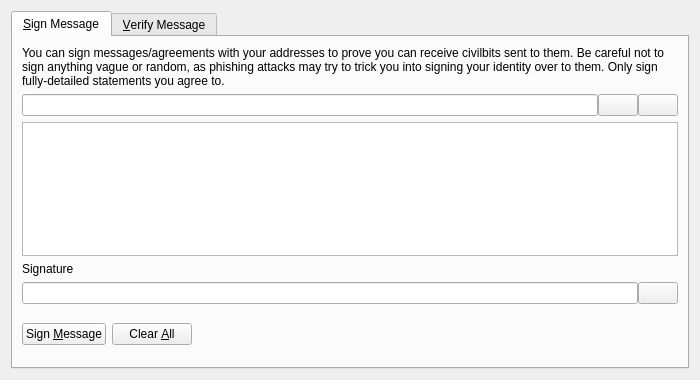
<?xml version="1.0" encoding="UTF-8"?>
<ui version="4.0">
 <class>SignVerifyMessageDialog</class>
 <widget class="QDialog" name="SignVerifyMessageDialog">
  <property name="geometry">
   <rect>
    <x>0</x>
    <y>0</y>
    <width>700</width>
    <height>380</height>
   </rect>
  </property>
  <property name="windowTitle">
   <string>Signatures - Sign / Verify a Message</string>
  </property>
  <property name="modal">
   <bool>true</bool>
  </property>
  <layout class="QVBoxLayout" name="verticalLayout">
   <item>
    <widget class="QTabWidget" name="tabWidget">
     <property name="currentIndex">
      <number>0</number>
     </property>
     <widget class="QWidget" name="tabSignMessage">
      <attribute name="title">
       <string>&amp;Sign Message</string>
      </attribute>
      <layout class="QVBoxLayout" name="verticalLayout_SM">
       <item>
        <widget class="QLabel" name="infoLabel_SM">
         <property name="text">
          <string>You can sign messages/agreements with your addresses to prove you can receive civilbits sent to them. Be careful not to sign anything vague or random, as phishing attacks may try to trick you into signing your identity over to them. Only sign fully-detailed statements you agree to.</string>
         </property>
         <property name="textFormat">
          <enum>Qt::PlainText</enum>
         </property>
         <property name="wordWrap">
          <bool>true</bool>
         </property>
        </widget>
       </item>
       <item>
        <layout class="QHBoxLayout" name="horizontalLayout_1_SM">
         <property name="spacing">
          <number>0</number>
         </property>
         <item>
          <widget class="QValidatedLineEdit" name="addressIn_SM">
           <property name="toolTip">
            <string>The Civilbit address to sign the message with</string>
           </property>
          </widget>
         </item>
         <item>
          <widget class="QPushButton" name="addressBookButton_SM">
           <property name="toolTip">
            <string>Choose previously used address</string>
           </property>
           <property name="text">
            <string/>
           </property>
           <property name="icon">
            <iconset resource="../civilbit.qrc">
             <normaloff>:/icons/address-book</normaloff>:/icons/address-book</iconset>
           </property>
           <property name="shortcut">
            <string>Alt+A</string>
           </property>
           <property name="autoDefault">
            <bool>false</bool>
           </property>
          </widget>
         </item>
         <item>
          <widget class="QPushButton" name="pasteButton_SM">
           <property name="toolTip">
            <string>Paste address from clipboard</string>
           </property>
           <property name="text">
            <string/>
           </property>
           <property name="icon">
            <iconset resource="../civilbit.qrc">
             <normaloff>:/icons/editpaste</normaloff>:/icons/editpaste</iconset>
           </property>
           <property name="shortcut">
            <string>Alt+P</string>
           </property>
           <property name="autoDefault">
            <bool>false</bool>
           </property>
          </widget>
         </item>
        </layout>
       </item>
       <item>
        <widget class="QPlainTextEdit" name="messageIn_SM">
         <property name="toolTip">
          <string>Enter the message you want to sign here</string>
         </property>
        </widget>
       </item>
       <item>
        <widget class="QLabel" name="signatureLabel_SM">
         <property name="text">
          <string>Signature</string>
         </property>
         <property name="textFormat">
          <enum>Qt::PlainText</enum>
         </property>
        </widget>
       </item>
       <item>
        <layout class="QHBoxLayout" name="horizontalLayout_2_SM">
         <property name="spacing">
          <number>0</number>
         </property>
         <item>
          <widget class="QLineEdit" name="signatureOut_SM">
           <property name="font">
            <font>
             <italic>true</italic>
            </font>
           </property>
           <property name="readOnly">
            <bool>true</bool>
           </property>
          </widget>
         </item>
         <item>
          <widget class="QPushButton" name="copySignatureButton_SM">
           <property name="toolTip">
            <string>Copy the current signature to the system clipboard</string>
           </property>
           <property name="text">
            <string/>
           </property>
           <property name="icon">
            <iconset resource="../civilbit.qrc">
             <normaloff>:/icons/editcopy</normaloff>:/icons/editcopy</iconset>
           </property>
           <property name="autoDefault">
            <bool>false</bool>
           </property>
          </widget>
         </item>
        </layout>
       </item>
       <item>
        <layout class="QHBoxLayout" name="horizontalLayout_3_SM">
         <item>
          <widget class="QPushButton" name="signMessageButton_SM">
           <property name="toolTip">
            <string>Sign the message to prove you own this Civilbit address</string>
           </property>
           <property name="text">
            <string>Sign &amp;Message</string>
           </property>
           <property name="icon">
            <iconset resource="../civilbit.qrc">
             <normaloff>:/icons/edit</normaloff>:/icons/edit</iconset>
           </property>
           <property name="autoDefault">
            <bool>false</bool>
           </property>
          </widget>
         </item>
         <item>
          <widget class="QPushButton" name="clearButton_SM">
           <property name="toolTip">
            <string>Reset all sign message fields</string>
           </property>
           <property name="text">
            <string>Clear &amp;All</string>
           </property>
           <property name="icon">
            <iconset resource="../civilbit.qrc">
             <normaloff>:/icons/remove</normaloff>:/icons/remove</iconset>
           </property>
           <property name="autoDefault">
            <bool>false</bool>
           </property>
          </widget>
         </item>
         <item>
          <spacer name="horizontalSpacer_1_SM">
           <property name="orientation">
            <enum>Qt::Horizontal</enum>
           </property>
           <property name="sizeHint" stdset="0">
            <size>
             <width>40</width>
             <height>48</height>
            </size>
           </property>
          </spacer>
         </item>
         <item>
          <widget class="QLabel" name="statusLabel_SM">
           <property name="font">
            <font>
             <weight>75</weight>
             <bold>true</bold>
            </font>
           </property>
           <property name="text">
            <string/>
           </property>
           <property name="wordWrap">
            <bool>true</bool>
           </property>
          </widget>
         </item>
         <item>
          <spacer name="horizontalSpacer_2_SM">
           <property name="orientation">
            <enum>Qt::Horizontal</enum>
           </property>
           <property name="sizeHint" stdset="0">
            <size>
             <width>40</width>
             <height>48</height>
            </size>
           </property>
          </spacer>
         </item>
        </layout>
       </item>
      </layout>
     </widget>
     <widget class="QWidget" name="tabVerifyMessage">
      <attribute name="title">
       <string>&amp;Verify Message</string>
      </attribute>
      <layout class="QVBoxLayout" name="verticalLayout_VM">
       <item>
        <widget class="QLabel" name="infoLabel_VM">
         <property name="text">
          <string>Enter the receiver's address, message (ensure you copy line breaks, spaces, tabs, etc. exactly) and signature below to verify the message. Be careful not to read more into the signature than what is in the signed message itself, to avoid being tricked by a man-in-the-middle attack. Note that this only proves the signing party receives with the address, it cannot prove sendership of any transaction!</string>
         </property>
         <property name="textFormat">
          <enum>Qt::PlainText</enum>
         </property>
         <property name="alignment">
          <set>Qt::AlignLeading|Qt::AlignLeft|Qt::AlignTop</set>
         </property>
         <property name="wordWrap">
          <bool>true</bool>
         </property>
        </widget>
       </item>
       <item>
        <layout class="QHBoxLayout" name="horizontalLayout_1_VM">
         <property name="spacing">
          <number>0</number>
         </property>
         <item>
          <widget class="QValidatedLineEdit" name="addressIn_VM">
           <property name="toolTip">
            <string>The Civilbit address the message was signed with</string>
           </property>
          </widget>
         </item>
         <item>
          <widget class="QPushButton" name="addressBookButton_VM">
           <property name="toolTip">
            <string>Choose previously used address</string>
           </property>
           <property name="text">
            <string/>
           </property>
           <property name="icon">
            <iconset resource="../civilbit.qrc">
             <normaloff>:/icons/address-book</normaloff>:/icons/address-book</iconset>
           </property>
           <property name="shortcut">
            <string>Alt+A</string>
           </property>
           <property name="autoDefault">
            <bool>false</bool>
           </property>
          </widget>
         </item>
        </layout>
       </item>
       <item>
        <widget class="QPlainTextEdit" name="messageIn_VM"/>
       </item>
       <item>
        <widget class="QValidatedLineEdit" name="signatureIn_VM"/>
       </item>
       <item>
        <layout class="QHBoxLayout" name="horizontalLayout_2_VM">
         <item>
          <widget class="QPushButton" name="verifyMessageButton_VM">
           <property name="toolTip">
            <string>Verify the message to ensure it was signed with the specified Civilbit address</string>
           </property>
           <property name="text">
            <string>Verify &amp;Message</string>
           </property>
           <property name="icon">
            <iconset resource="../civilbit.qrc">
             <normaloff>:/icons/transaction_0</normaloff>:/icons/transaction_0</iconset>
           </property>
           <property name="autoDefault">
            <bool>false</bool>
           </property>
          </widget>
         </item>
         <item>
          <widget class="QPushButton" name="clearButton_VM">
           <property name="toolTip">
            <string>Reset all verify message fields</string>
           </property>
           <property name="text">
            <string>Clear &amp;All</string>
           </property>
           <property name="icon">
            <iconset resource="../civilbit.qrc">
             <normaloff>:/icons/remove</normaloff>:/icons/remove</iconset>
           </property>
           <property name="autoDefault">
            <bool>false</bool>
           </property>
          </widget>
         </item>
         <item>
          <spacer name="horizontalSpacer_1_VM">
           <property name="orientation">
            <enum>Qt::Horizontal</enum>
           </property>
           <property name="sizeHint" stdset="0">
            <size>
             <width>40</width>
             <height>48</height>
            </size>
           </property>
          </spacer>
         </item>
         <item>
          <widget class="QLabel" name="statusLabel_VM">
           <property name="font">
            <font>
             <weight>75</weight>
             <bold>true</bold>
            </font>
           </property>
           <property name="text">
            <string/>
           </property>
           <property name="wordWrap">
            <bool>true</bool>
           </property>
          </widget>
         </item>
         <item>
          <spacer name="horizontalSpacer_2_VM">
           <property name="orientation">
            <enum>Qt::Horizontal</enum>
           </property>
           <property name="sizeHint" stdset="0">
            <size>
             <width>40</width>
             <height>48</height>
            </size>
           </property>
          </spacer>
         </item>
        </layout>
       </item>
      </layout>
     </widget>
    </widget>
   </item>
  </layout>
 </widget>
 <customwidgets>
  <customwidget>
   <class>QValidatedLineEdit</class>
   <extends>QLineEdit</extends>
   <header>qvalidatedlineedit.h</header>
  </customwidget>
 </customwidgets>
 <resources>
  <include location="../civilbit.qrc"/>
 </resources>
 <connections/>
</ui>
